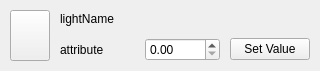
<?xml version="1.0" encoding="UTF-8"?>
<ui version="4.0">
 <class>Widget</class>
 <widget class="QWidget" name="Widget">
  <property name="geometry">
   <rect>
    <x>0</x>
    <y>0</y>
    <width>320</width>
    <height>71</height>
   </rect>
  </property>
  <property name="windowTitle">
   <string>Form</string>
  </property>
  <layout class="QHBoxLayout" name="horizontalLayout">
   <property name="spacing">
    <number>10</number>
   </property>
   <property name="leftMargin">
    <number>10</number>
   </property>
   <property name="topMargin">
    <number>10</number>
   </property>
   <property name="rightMargin">
    <number>10</number>
   </property>
   <property name="bottomMargin">
    <number>10</number>
   </property>
   <item>
    <widget class="QPushButton" name="pushButton_Icon">
     <property name="sizePolicy">
      <sizepolicy hsizetype="Preferred" vsizetype="Preferred">
       <horstretch>0</horstretch>
       <verstretch>0</verstretch>
      </sizepolicy>
     </property>
     <property name="minimumSize">
      <size>
       <width>40</width>
       <height>40</height>
      </size>
     </property>
     <property name="text">
      <string/>
     </property>
     <property name="iconSize">
      <size>
       <width>20</width>
       <height>20</height>
      </size>
     </property>
     <property name="shortcut">
      <string>Ctrl+S</string>
     </property>
    </widget>
   </item>
   <item>
    <layout class="QVBoxLayout" name="verticalLayout">
     <item>
      <widget class="QLabel" name="label_lightname">
       <property name="sizePolicy">
        <sizepolicy hsizetype="Expanding" vsizetype="Preferred">
         <horstretch>0</horstretch>
         <verstretch>0</verstretch>
        </sizepolicy>
       </property>
       <property name="text">
        <string>lightName</string>
       </property>
      </widget>
     </item>
     <item>
      <layout class="QHBoxLayout" name="horizontalLayout_2">
       <item>
        <widget class="QLabel" name="label_attribute">
         <property name="text">
          <string>attribute</string>
         </property>
        </widget>
       </item>
       <item>
        <widget class="QDoubleSpinBox" name="doubleSpinBox_attributeValue"/>
       </item>
       <item>
        <widget class="QPushButton" name="pushButton_setValue">
         <property name="text">
          <string>Set Value</string>
         </property>
        </widget>
       </item>
      </layout>
     </item>
    </layout>
   </item>
  </layout>
 </widget>
 <resources/>
 <connections/>
</ui>
